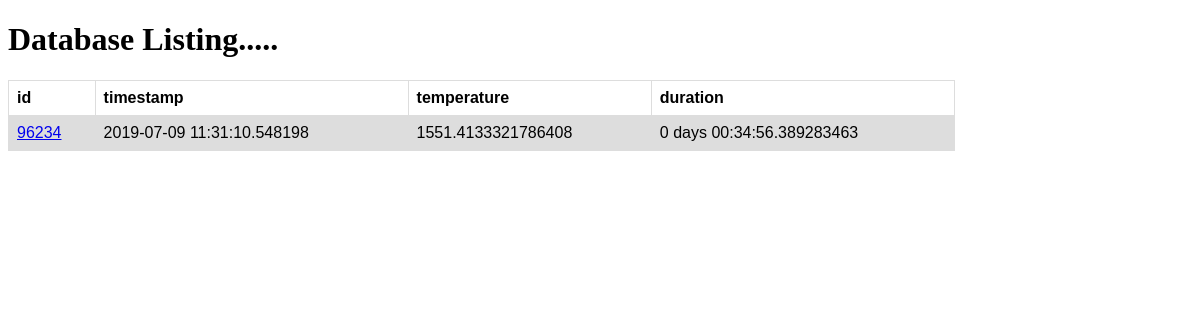
/information/96234, run on the app's committed database.
### tables this page shows
CREATE TABLE data (         id          INTEGER  PRIMARY KEY AUTOINCREMENT,         timestamp   DATETIME,         temperature DOUBLE,         duration    VARCHAR     );

### visualization.py (the view)
@app.route('/information/<int:id>', methods=['GET'])
def idRoute(id):
    dateNow = datetime.now().strftime("%Y-%m-%d, %H:%M:%S.%f'")
    manager.logRecord(dateNow,id)
    dataRequest = manager.getDataFromTable(id)
    return render_template('index.html',  data=dataRequest)

### dataManagement.py (called while the page is built)
    def logRecord(self,timestamp, idrequested):
        try:
            sqlQuery = "INSERT INTO log (timestamp,idrequested) VALUES (?,?)"
            returnInfo = self.executeQuery(sqlQuery,[timestamp, idrequested])
            return returnInfo
        except:
            return False

    def getDataFromTable(self, id = 0):
        sqlQuery = "SELECT * FROM data "
        if id > 0:
            sqlQuery += " WHERE id = ?"
            sqlRequest = self.dataQuery(sqlQuery,[id])
            return sqlRequest
        else:
            sqlRequest = self.dataQuery(sqlQuery)
            return sqlRequest

    def executeQuery(self, query, values = None):
        try:
            conn = db.connect(self.database)
            cursor = conn.cursor()
            if values == None:
                cursor.execute(query)
            else:
                cursor.execute(query, values)
            conn.commit()
            conn.close()
            return True
        except:
            return False

    def dataQuery(self, query, values = None):
            conn = db.connect(self.database)
            cursor = conn.cursor()
            if values == None:
                cursor.execute(query)
            else:
                cursor.execute(query, values)
            cols = [column[0] for column in cursor.description]
            queryData = cursor.fetchall()
            returnData = pd.DataFrame.from_records(data = queryData, columns = cols)
            conn.close()
            return returnData

### visualization.py (called while the page is built)
@app.after_request
def after_request(response):
  response.headers.add('Access-Control-Allow-Origin', '*')
  response.headers.add('Access-Control-Allow-Headers', 'Content-Type,Authorization')
  response.headers.add('Access-Control-Allow-Methods', 'GET')
  return response

### templates/index.html (shortened to what this page needs)
<!doctype html>
<head>
</head>
<body>
    <h1>Database Listing.....</h1>
    <table style="width:80%;">
        <tr>
          <th>id</th>
          <th>timestamp</th>
          <th>temperature</th>
          <th>duration</th>
        </tr>
        {% for index,row in data.iterrows() %}
        <tr>
          <td><a href="information/{{ row['id'] }}"> {{ row['id'] }} </a></td>
          <td>{{ row['timestamp']}}</td>
          <td>{{ row['temperature']}}</td>
          <td>{{ row['duration']}}</td>
        </tr>
        {% endfor %}
      </table>
</body>

### templates/index.html (style rules this page uses)
table { font-family: arial, sans-serif; border-collapse: collapse; width: 100%; }
td, th { border: 1px solid #dddddd; text-align: left; padding: 8px; }
tr:nth-child(even) { background-color: #dddddd; }

### data on the page
data: timestamp "2019-07-09 11:31:10.548198", duration "0 days 00:34:56.389283463"

### other printed values
{{ row['id'] }} "96234"
{{ row['temperature'] }} "1551.4133321786408"
